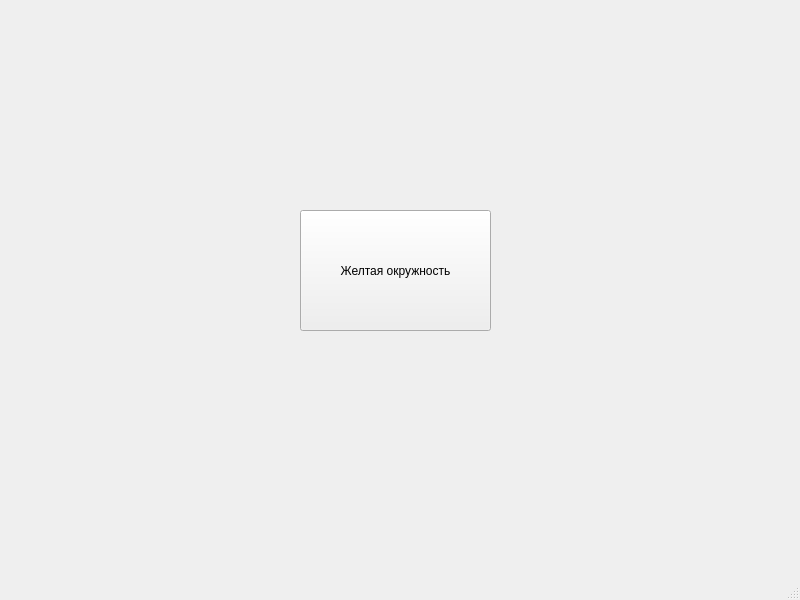
<?xml version="1.0" encoding="UTF-8"?>
<ui version="4.0">
 <class>MainWindow</class>
 <widget class="QMainWindow" name="MainWindow">
  <property name="geometry">
   <rect>
    <x>0</x>
    <y>0</y>
    <width>800</width>
    <height>600</height>
   </rect>
  </property>
  <property name="windowTitle">
   <string>MainWindow</string>
  </property>
  <widget class="QWidget" name="centralwidget">
   <widget class="QPushButton" name="draw_button">
    <property name="geometry">
     <rect>
      <x>300</x>
      <y>210</y>
      <width>191</width>
      <height>121</height>
     </rect>
    </property>
    <property name="text">
     <string>Желтая окружность</string>
    </property>
   </widget>
  </widget>
  <widget class="QMenuBar" name="menubar">
   <property name="geometry">
    <rect>
     <x>0</x>
     <y>0</y>
     <width>800</width>
     <height>21</height>
    </rect>
   </property>
  </widget>
  <widget class="QStatusBar" name="statusbar"/>
 </widget>
 <resources/>
 <connections/>
</ui>
